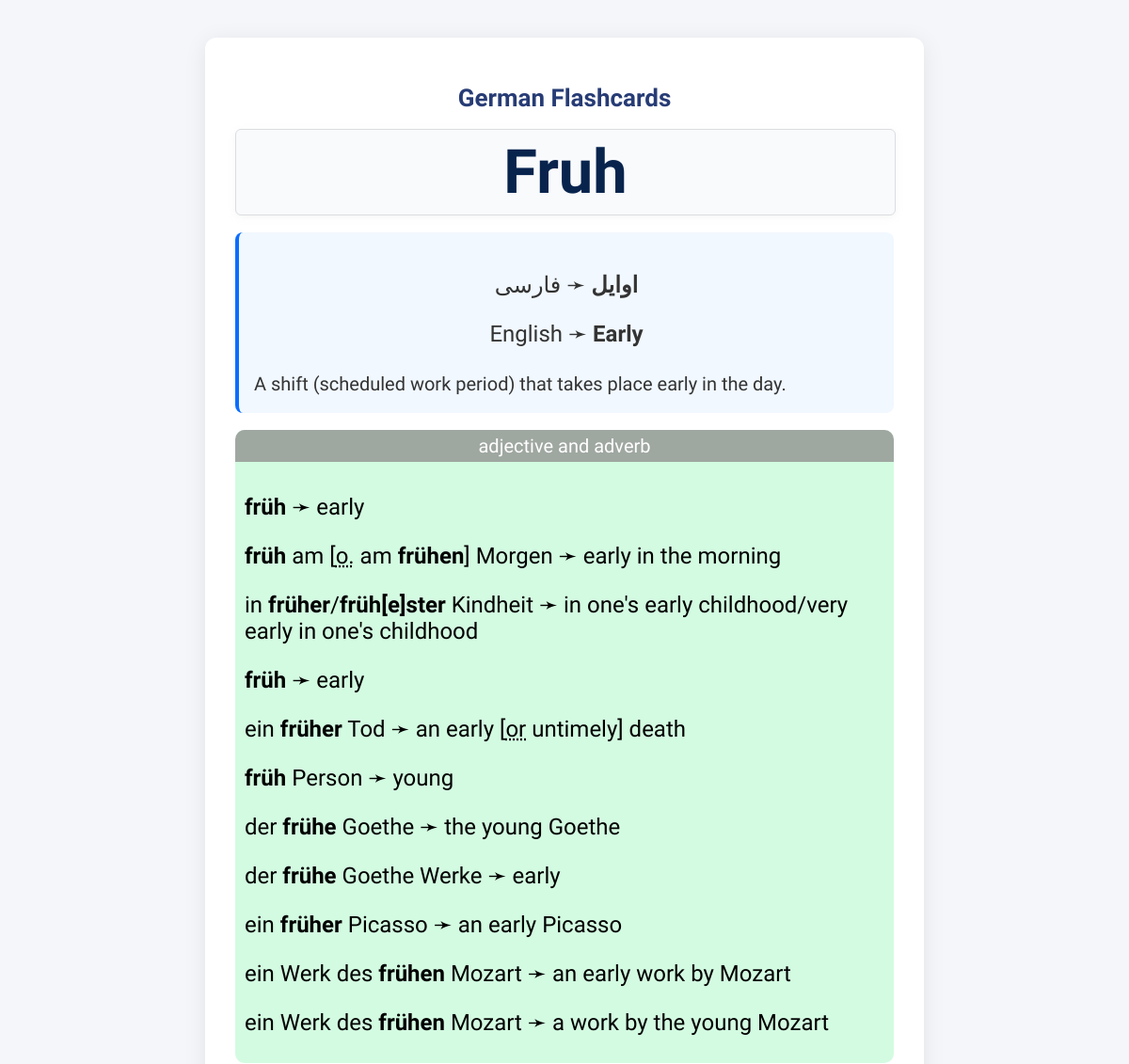
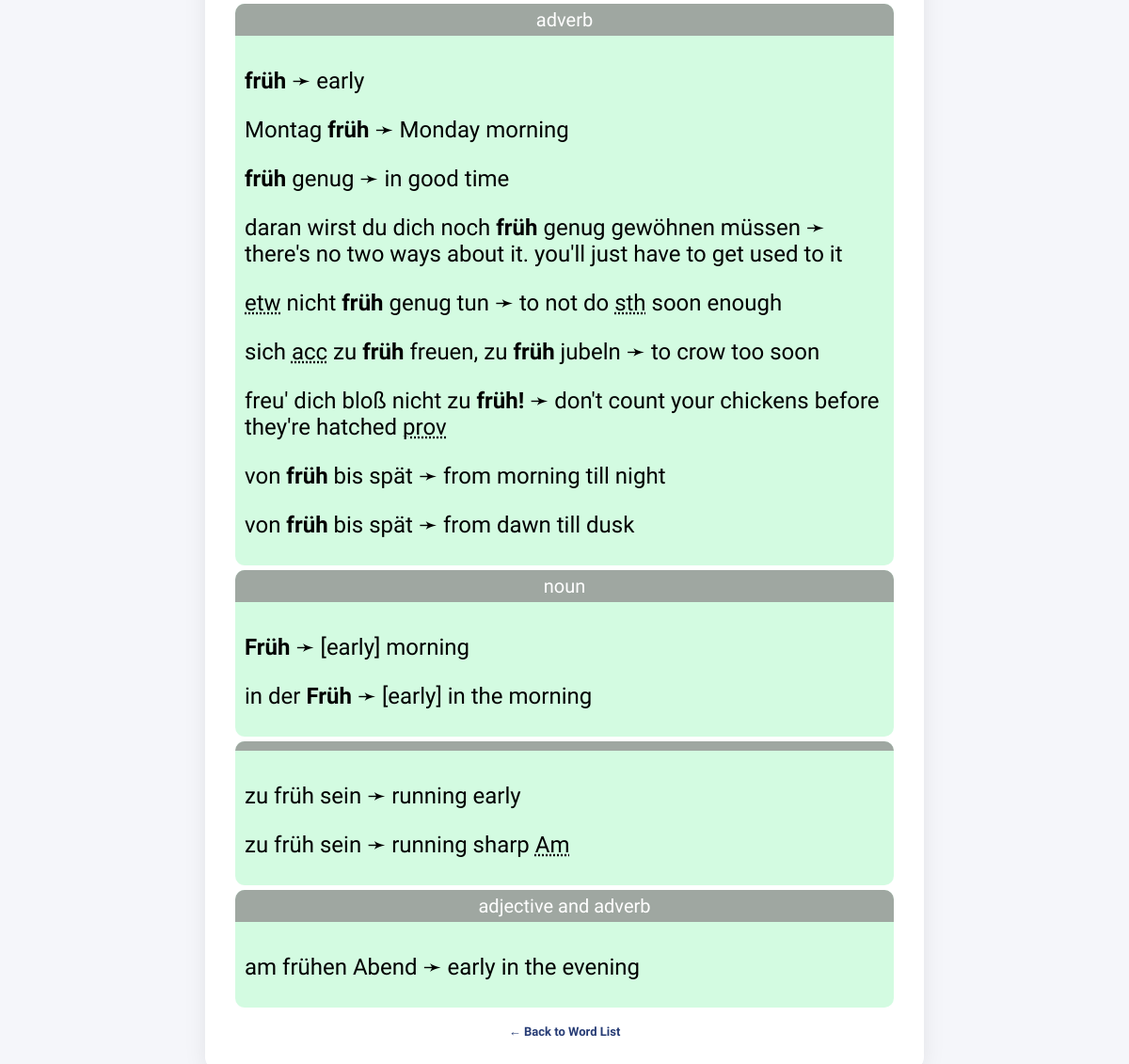
Screenshot of /view/1 with the database file from the repository (2 pictures, top to bottom).
### tables this page shows
CREATE TABLE flashcards (
                id INTEGER PRIMARY KEY AUTOINCREMENT,
                german TEXT NOT NULL,
                english TEXT,
                persian TEXT,
                definition TEXT,
                pons TEXT,
                coef INTEGER,
                after TEXT
            );

### main.py (the view)
@app.route("/view/<int:card_id>")
def view(card_id):
    with sqlite3.connect(DB_PATH) as conn:
        c = conn.cursor()
        c.execute(f"SELECT * FROM flashcards WHERE id='{card_id}'")
        card = c.fetchone()
        if card is None:
            card = EMPTY_CARD
    return render_template("view.html",
                           card={
                               'id':card[0],
                               'de':card[1],
                               'en':card[2],
                               'fa':card[3],
                               'tx':card[4]},
                           pons=json.loads(card[5]))

### templates/view.html
{% extends 'base.html' %}
{% block container %}
<h1>German Flashcards</h1>
<div class="flashcard" id="flashcard" onclick="showDetails()">
  {{ card.de }}
</div>
<div class="details" id="details" style="display:block;">
  <div class="translations">
    <p class="persian"><strong>{{ card.fa }}</strong> &#10139 فارسی </p>
    <p class="english">English &#10139 <strong>{{ card.en }}</strong></p>
    <small class="defenitions">{{ card.tx }}</small>
  </div>
  {% for lang in pons %}
    {% for hit in lang.hits %}
      <div>
      {% for rom in hit.roms %}
        <div class="def-entry">
        <small class="def-entry-heading">{{rom.wordclass}}</small>
        <div class="def-entry-body">
          {% for arb in rom.arabs %}
            {% for trn in arb.translations %}
              <p>
                <span>{{trn.source|safe}} &#10139</span>
                <span>{{trn.target|safe}}</span>
              </p>
            {% endfor %}
          {% endfor %}
        </div>
        </div>
      {% endfor %}
      </div>
    {% endfor %}
  {% endfor %}
</div>
<div class="practice-link">
  <a href="{{ url_for('index') }}" style="text-align:start;">&#8592; Back to Word List</a>
</div>
{% endblock container %}

### static/style.css (style rules this page uses)
body { font-family: "Vazirmatn", sans-serif; font-size: small; background: #f5f6fa; margin: 0; padding: 0; }
h1 { text-align: center; color: #273c75; }
.practice-link { display: block; text-align: center; margin-top: 18px; }
.practice-link a { color: #273c75; text-decoration: none; font-weight: bold; transition: color 0.2s; }
.flashcard { background: #f8fafc; border: 1px solid #dcdde1; border-radius: 6px; outline: none; width: 100%; min-height: 90px; display: flex; align-items: center; justify-content: center; font-size: 5em; font-weight: bolder; color: #08244dff; cursor: pointer; margin-bottom: 18px; transition: box-shadow 0.2s; box-shadow: 0 2px 8px rgba(169, 192, 172, 0.13); user-select: none; }
.details { width: 100%; display: none; padding: 0; margin: 0; margin-top: 10px; font-size: x-large; }
.translations { border-left: 4px solid #0d6efd; background: #f1f8ff; color: #333; border-radius: 8px; padding: 18px 16px; margin-bottom: 18px; }
.def-entry { border-radius: 10px; background-color: #b5f8cd98; }
.def-entry-heading { border-radius: 10px 10px 0 0; background-color: #9fa7a1ff; display: block; text-align: center; width: 100%; padding: 5px 0; color: white; }
.def-entry-body { padding: 5px; margin: 5px; }
.persian { text-align: center; }
.english { text-align: center; }

### rows the page displays
flashcards: de "Fruh", fa "اوایل", en "Early", tx "A shift (scheduled work period) that takes place early in the day."

### other values shown
{{ rom.wordclass }} "adjective and adverb" "adverb" "noun" "adjective and adverb"
{{ trn.source|safe }} "früh" "früh am [ o. am frühen ] Morgen" "in früher / früh[e]ster Kindheit" "früh" "ein früher Tod" "früh Person" "der frühe Goethe" "der frühe Goethe Werke" "ein früher Picasso" "ein Werk des frühen Mozart" "ein Werk des frühen Mozart" "früh" "Montag früh" "früh genug" "daran wirst du dich noch früh genug gewöhnen müssen" "etw nicht früh genug tun" "sich acc zu früh freuen , zu früh jubeln" "freu' dich bloß nicht zu früh!" "von früh bis spät" "von früh bis spät" "Früh" "in der Früh" "zu früh sein" "zu früh sein" "am frühen Abend"
{{ trn.target|safe }} "early" "early in the morning" "in one's early childhood/very early in one's childhood" "early" "an early [ or untimely] death" "young" "the young Goethe" "early" "an early Picasso" "an early work by Mozart" "a work by the young Mozart" "early" "Monday morning" "in good time" "there's no two ways about it. you'll just have to get used to it" "to not do sth soon enough" "to crow too soon" "don't count your chickens before they're hatched prov" "from morning till night" "from dawn till dusk" "[early] morning" "[early] in the morning" "running early" "running sharp Am" "early in the evening"
